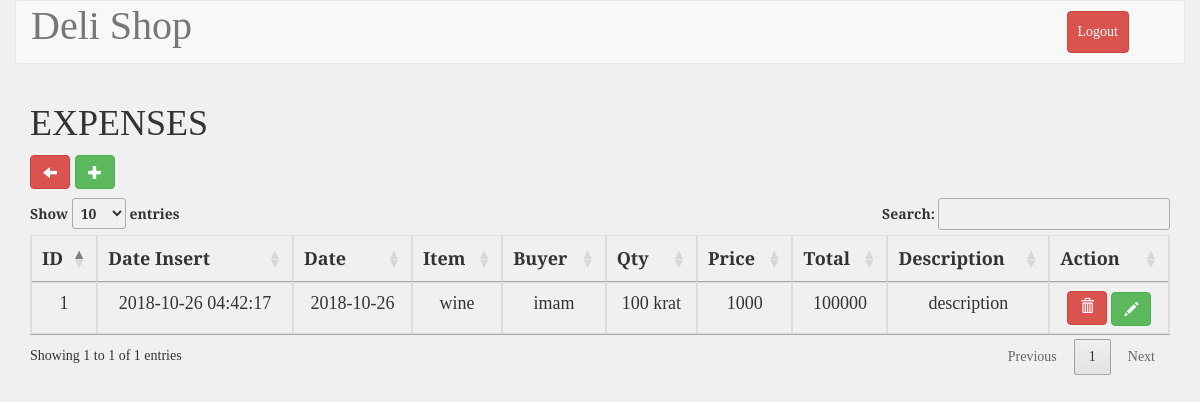
The page /expenses.php on the database its author committed.
### tables this page shows
CREATE TABLE `tb_expenses` (
  `id` int(11) NOT NULL AUTO_INCREMENT,
  `buyer` int(11) NOT NULL,
  `date` date NOT NULL,
  `date_insert` datetime NOT NULL,
  `item` varchar(200) NOT NULL,
  `qty` double NOT NULL,
  `unit` varchar(10) NOT NULL,
  `price` double NOT NULL,
  `total` double NOT NULL,
  `description` text NOT NULL,
  PRIMARY KEY (`id`)
);

CREATE TABLE `tb_employee` (
  `id` int(11) unsigned NOT NULL AUTO_INCREMENT,
  `nama` varchar(100) NOT NULL,
  `address` varchar(100) NOT NULL,
  `sallary` float unsigned NOT NULL,
  `tlp` varchar(50) NOT NULL,
  `username` varchar(50) NOT NULL,
  `password` varchar(50) NOT NULL,
  `level` int(20) NOT NULL,
  `status` int(20) NOT NULL,
  `online_status` tinyint(1) NOT NULL,
  PRIMARY KEY (`id`)
);

### expenses.php (the view, shortened to what this page needs)
<?php
include_once 'koneksi.php';
$expenses = mysqli_query($conn, "SELECT tb_expenses.*, tb_employee.nama as buyer FROM tb_expenses LEFT JOIN tb_employee on tb_expenses.buyer=tb_employee.id;");
?>
<!DOCTYPE html>
<html>
	<head>
		<link rel="stylesheet" href="https://maxcdn.bootstrapcdn.com/bootstrap/3.3.7/css/bootstrap.min.css">
		<link rel="stylesheet" type="text/css" href="//cdn.datatables.net/1.10.19/css/jquery.dataTables.min.css">
		<link rel="stylesheet" type="text/css" href="css/stockStyle.css">
	</head>
	<body>
        <div class="container-fluid" style="">
            <div class="row">
                <div class="col-md-12 header">
                    <nav class="navbar navbar-default" role="navigation">
                        <div class="container-fluid">
                            <div class="navbar-header">
                                <a class="navbar-brand" style="font-size: 40px;" href="#">Deli Shop</a>
                            </div>
                            <div class="collapse navbar-collapse navbar-ex1-collapse">
                                <ul class="nav navbar-nav navbar-right">
                                    <li><a type="button" class="btn btn-danger" style="margin: 10px; padding: 10px; color: white" href="logout.php">Logout</a></li>
                                    <li><a href=""> </a></li>
                                </ul>
                            </div>
                        </div>
                    </nav>
                </div>
            </div>
        </div>
        <div class="container">
            <div class="row">
                <div class="col-md-12" id="mytable">
                <table id="example" class="table table-bordered" style="width: 100%;">
                    <h1>EXPENSES</h1>
                    <a href="administrator.php" style="margin:0 5px 10px 0" type="button" class="btn btn-danger glyphicon glyphicon-arrow-left" ></a>
                    <button class="btn btn-success glyphicon glyphicon-plus" style="margin-bottom:10px" data-toggle="modal" data-target="#exampleModal"></button>
                    <thead>
                        <tr>
                            <th>ID</th>
                            <th>Date Insert</th>
                            <th>Date</th>
                            <th>Item</th>
                            <th>Buyer</th>
                            <th>Qty</th>
                            <th>Price</th>
                            <th>Total</th>
                            <th>Description</th>
                            <th>Action</th>
                        </tr>
                    </thead>
                    <tbody>
                        <?php
                        if(count($expenses)>0)
                        {
                            $no=1;
                            foreach ($expenses as $data) {?>
                            <tr>
                                <td><?php echo $no ?></td>
                                <td><?php echo $data["date_insert"];?></td>
                                <td><?php echo $data["date"];?></td>
                                <td><?php echo $data["item"];?></td>
                                <td><?php echo $data["buyer"];?></td>
                                <td><?php echo $data["qty"]." ".$data["unit"];?></td>
                                <td><?php echo $data["price"];?></td>
                                <td><?php echo $data["total"];?></td>
                                <td><?php echo $data["description"];?></td>
                                <td>
                                    <button class="btn btn-danger deleteExpense" id="<?php echo $data['id']; ?>"><span class="glyphicon glyphicon-trash"></span></button>
                                    <a type="button" class="btn btn-success glyphicon glyphicon-pencil" href="edit_expenses.php?id=<?php echo $data['id']?>"></a>
                                </td>
                            </tr>
                            <?php
                            $no++;
                            }
                        }
                        ?>
                    </tbody>
                </table>
            </div>
        </div>
	</body>
</html>

### css/stockStyle.css (style rules this page uses)
html,body { font-family: 'Slabo 27px', serif; background-color: #f0f0f0; }
#example, th, td { font-size: 18px; text-align: center; width: auto; }

### rows shown on the page
tb_expenses: date_insert "2018-10-26 04:42:17", date "2018-10-26", item "wine", tb_employee.nama "imam", qty "100", unit "krat", price "1000", total "100000", description "description"
